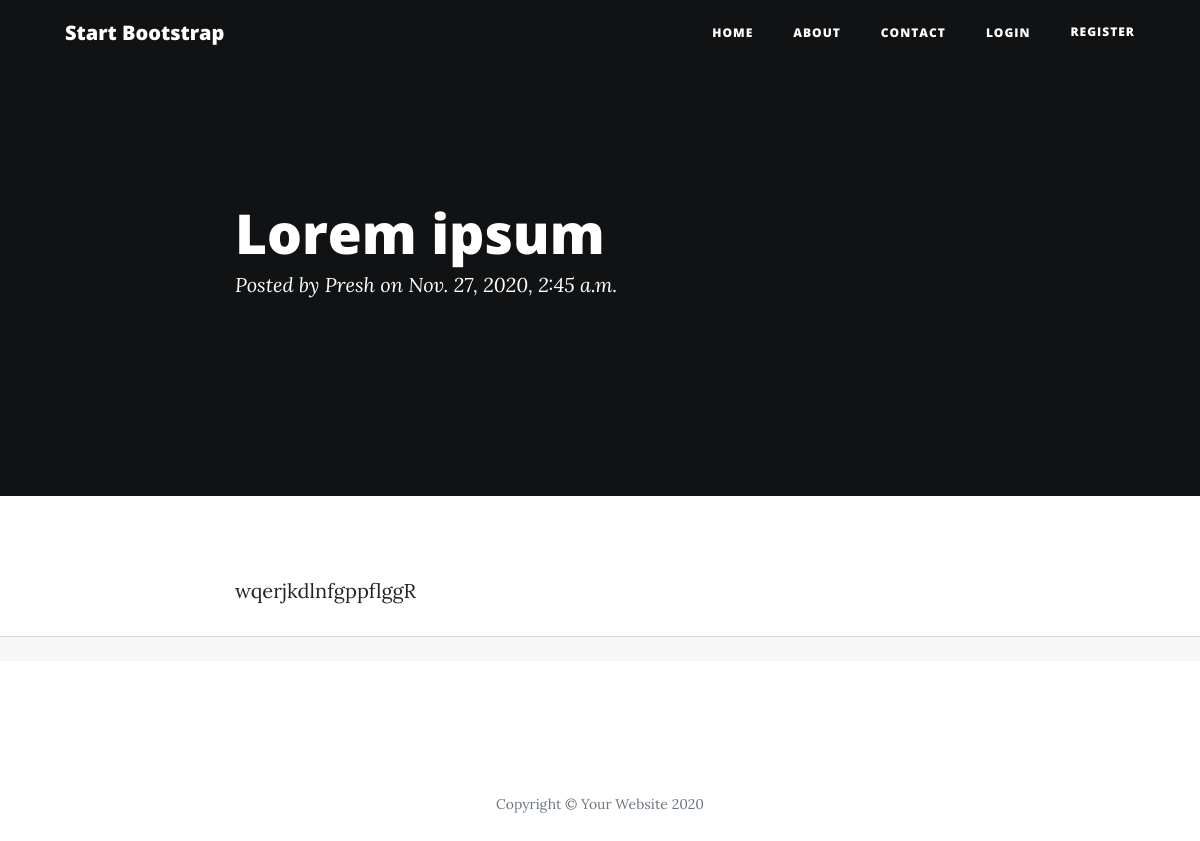
/post/1/, run on an earlier commit of the app's database.
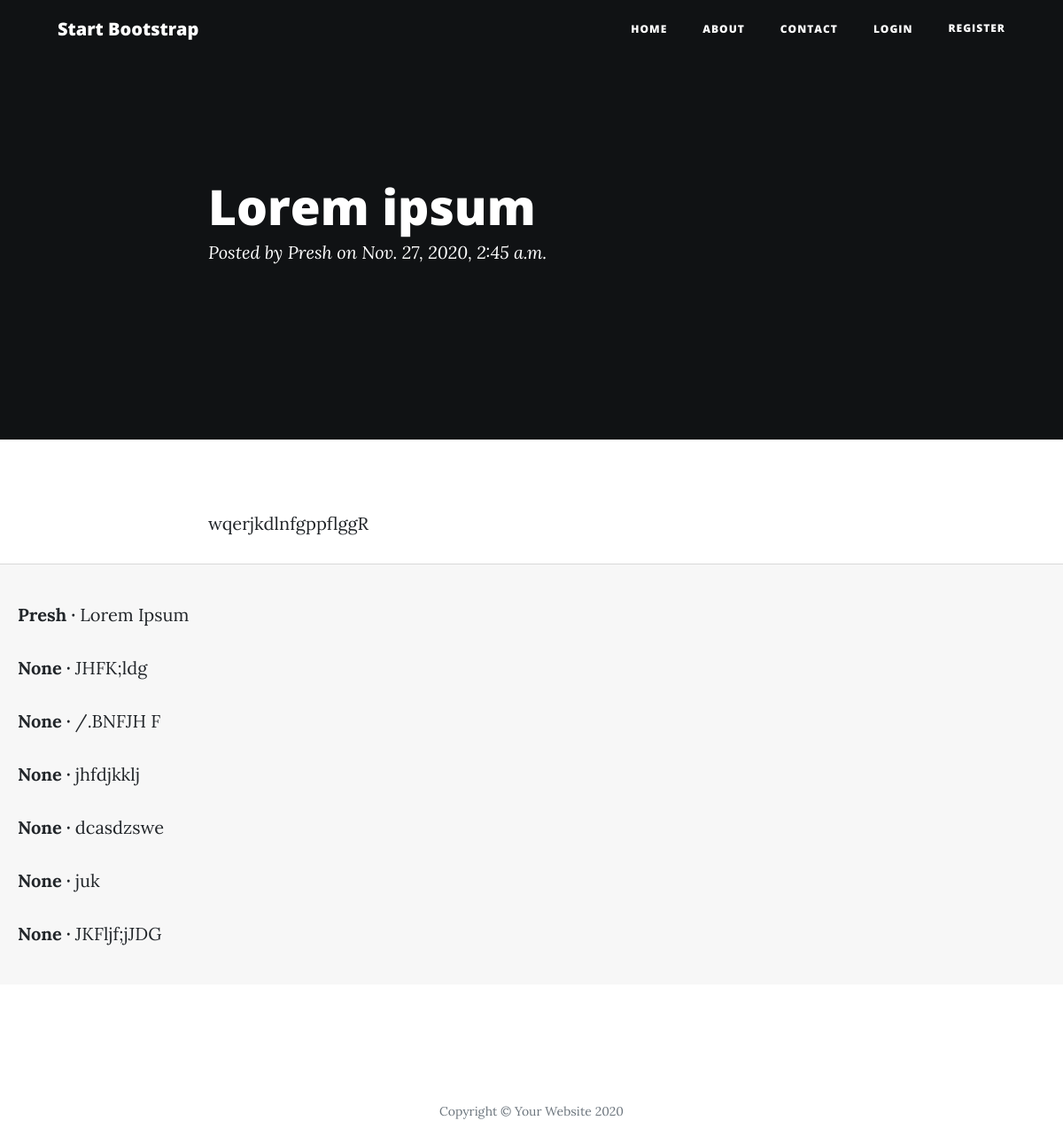
And on a later commit of the database.
### blogs/models.py (models this page shows, shortened)
class Post(models.Model):
    title = models.CharField(max_length=200)
    author = models.ForeignKey(User, on_delete=models.CASCADE,) # Allows for many to one relationship
    category = models.ForeignKey(CategoryTable, null=True, on_delete=models.CASCADE,)
    body = models.TextField()
    date = models.DateTimeField(auto_now_add=True)

class Comment(models.Model):
    post = models.ForeignKey(Post, on_delete=models.CASCADE, related_name='comments',)
    comment = models.CharField(max_length=200)
    author = models.ForeignKey(get_user_model(), on_delete=models.CASCADE, null=True)
    def __str__(self):
        return self.comment

### blogs/views.py (the view)
# urls.py: path('post/<int:pk>/', BlogDetailView.as_view(), name='post_detail'),
class BlogDetailView(DetailView):
    model = Post
    template_name = 'blogs/post.html'

### blogs/templates/blogs/post.html (shortened to what this page needs)
{% extends 'blogs/base.html' %}
{% block content %}
  <header class="masthead" style="background-color: black">
    <div class="overlay"></div>
    <div class="container">
      <div class="row">
        <div class="col-lg-8 col-md-10 mx-auto">
          <div class="post-heading">
            <h1>{{ post.title }}</h1>
            <span class="meta">Posted by
              {{ post.author }}
              on {{ post.date }}</span>
          </div>
        </div>
      </div>
    </div>
  </header>
 <article>
    <div class="container">
      <div class="row">
        <div class="col-lg-8 col-md-10 mx-auto">
          <p>{{ post.body }}</p>
        </div>
      </div>
    </div>
 </article>
<div class="card-footer">
  {% for comment in post.comments.all %}
    <p>
      <span class="font-weight-bold">{{ comment.author }} &middot;</span>
      {{ comment }}
    </p>
  {% endfor %}
</div>
{% endblock content %}

### blogs/templates/blogs/base.html (shortened to what this page needs)
{% load static %}
<!DOCTYPE html>
<html lang="en">
  <head>
    <link href="{% static 'css/bootstrap.min.css' %}" rel="stylesheet">
    <link href="{% static 'css/all.min.css' %}" rel="stylesheet" type="text/css">
    <link href="{% static 'css/clean-blog.min.css' %}" rel="stylesheet">
  </head>
  <body>
  <nav class="navbar navbar-expand-lg navbar-light fixed-top" id="mainNav">
    <div class="container">
      <a class="navbar-brand" href="index.html">Start Bootstrap</a>
      <div class="collapse navbar-collapse" id="navbarResponsive">
        <ul class="navbar-nav ml-auto">
          <li class="nav-item">
            <a class="nav-link" href="{% url 'home' %}">Home</a>
          </li>
          <li class="nav-item">
            <a class="nav-link" href="{% url 'about' %}">About</a>
          </li>
          <li class="nav-item">
            <a class="nav-link" href="{% url 'contact' %}">Contact</a>
          </li>
          <li class="nav-item">
            {% if user.is_authenticated %}
              <a class="nav-link" href="{% url 'profile' pk=user.pk %}">Hi {{ user.username }}</a>
            {% else %}
              <a class="nav-link" href="{% url 'login' %}">Login</a>
            {% endif %}
          </li>
          <li class="nav-item">
            {% if not user.is_authenticated %}
              <a href="{% url 'accounts:signup' %}">Register</a>
            {% endif %}
          </li>
        </ul>
      </div>
    </div>
  </nav>
  {% block content %}
  {% endblock content %}
  <footer>
    <div class="container">
      <div class="row">
        <div class="col-lg-8 col-md-10 mx-auto">
          <ul class="list-inline text-center">
            <li class="list-inline-item">
              <a href="#">
                <span class="fa-stack fa-lg">
                  <i class="fas fa-circle fa-stack-2x"></i>
                  <i class="fab fa-twitter fa-stack-1x fa-inverse"></i>
                </span>
              </a>
            </li>
            <li class="list-inline-item">
              <a href="#">
                <span class="fa-stack fa-lg">
                  <i class="fas fa-circle fa-stack-2x"></i>
                  <i class="fab fa-facebook-f fa-stack-1x fa-inverse"></i>
                </span>
              </a>
            </li>
            <li class="list-inline-item">
              <a href="#">
                <span class="fa-stack fa-lg">
                  <i class="fas fa-circle fa-stack-2x"></i>
                  <i class="fab fa-github fa-stack-1x fa-inverse"></i>
                </span>
              </a>
            </li>
          </ul>
          <p class="copyright text-muted">Copyright &copy; Your Website 2020</p>
        </div>
      </div>
    </div>
  </footer>
  </body>
</html>

What changed in the data, as far as the page shows it:
added Comment: author "Presh", comment "Lorem Ipsum"
added Comment: author "None", comment "JHFK;ldg"
added Comment: author "None", comment "/.BNFJH F"
added Comment: author "None", comment "jhfdjkklj"
added Comment: author "None", comment "dcasdzswe"
added Comment: author "None", comment "juk"
added Comment: author "None", comment "JKFljf;jJDG"
